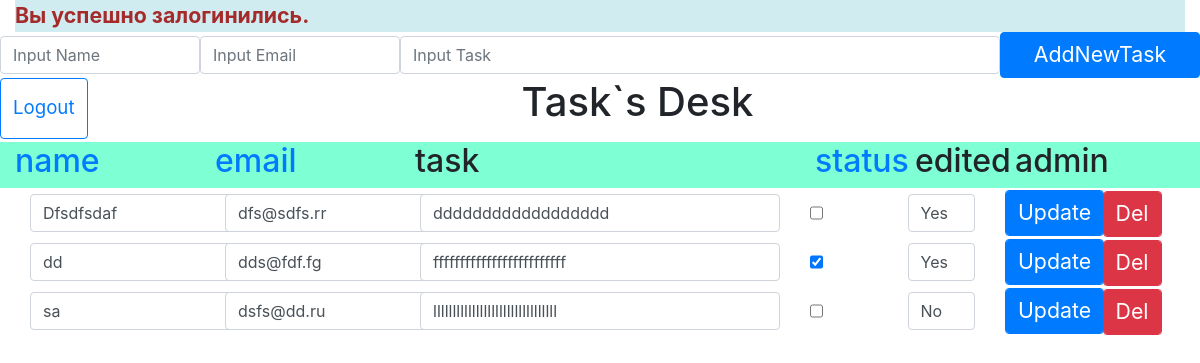
/admin (signed in), run on an earlier commit of the app's database.
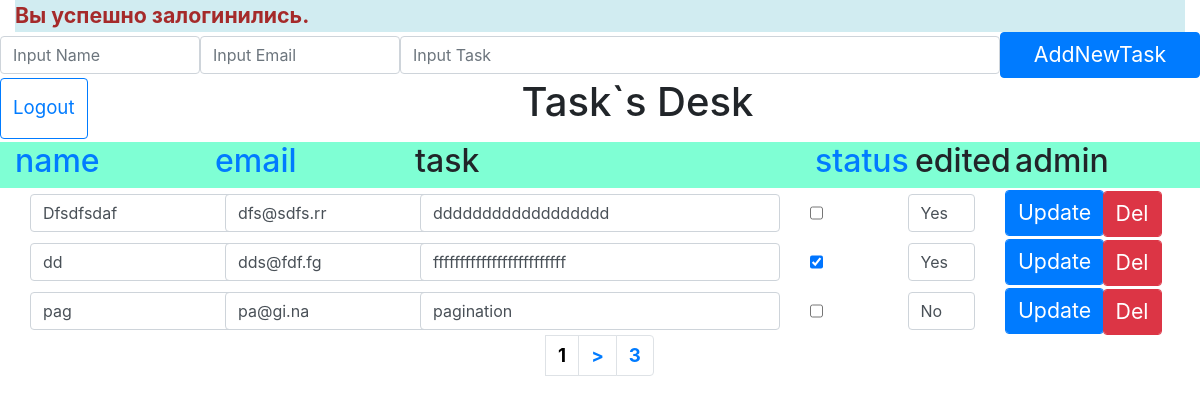
And on a later commit of the database.
### tables this page shows
CREATE TABLE tasks (
            id INTEGER PRIMARY KEY, name TEXT NOT NULL, 
            email TEXT NOT NULL, task TEXT NOT NULL, edited TEXT NOT NULL, stat TEXT NOT NULL);

### View.php (called while the page is built, shortened)
<?php
class View
{
    private $model;
    public function __construct($controller,$model) {
        $this->model = $model;
    }
    public function output(){
        $data = $this->model->string;
        $lastPage = $this->model->lastPage;
        $currentPage = $this->model->currentPage;
        require_once($this->model->template);
    }
}

### Controller.php (called while the page is built, shortened)
<?php
require_once('Model.php');
require_once('View.php');
class Controller
{
    public function indexAdmin($p){
        $model = new Model($p, $this->currtype(), $this->currname());
        $model->template = 'views/admin.php';
        $controller = new Controller($model);
        $view = new View($controller, $model);
        $view->output();
    }
    public function currname(){
        if (isset($_SESSION['nameSort']) == false) $n = 'name';
        else $n = $_SESSION['nameSort'];
        return $n;
    }
    public function currtype(){
        if (isset($_SESSION['sortType']) == false) $t = 'ASC';
        else $t = $_SESSION['sortType'];
        return $t;
    }
}
?>

### Model.php (called while the page is built, shortened)
<?php
class Model
{
    public function __construct($page, $sT, $sF){
        $db = $this->loadDB();
        $this->string = $db->query('SELECT * FROM tasks')->fetchAll();
        $this->Count = count($this->string);
        $this->lastPage = ceil($this->Count/3);
        $this->currentPage = $page;
        if ($this->currentPage == $this->lastPage){
            $offset = $this->Count - ($this->currentPage - 1) * 3;
        } else $offset = 3;
        $start = ceil($page)*3 - 3;
        $x = "SELECT * FROM tasks ORDER BY $sF $sT LIMIT $start, $offset";
        $this->string = $db->query($x)->fetchAll();
    }
    public function loadDB(){
        $db = new PDO('sqlite:./mysqlite.sqlite');
        $db->exec('CREATE TABLE IF NOT EXISTS tasks (
            id INTEGER PRIMARY KEY, name TEXT NOT NULL,
            email TEXT NOT NULL, task TEXT NOT NULL, edited TEXT NOT NULL, stat TEXT NOT NULL)');
        return $db;
    }
}

### views/admin.php (the view, shortened to what the changed rows need)
<?php
require_once('View.php')
?>
<!DOCTYPE html>
<html lang="en">
<head>
    <link rel="stylesheet" href="https://stackpath.bootstrapcdn.com/bootstrap/4.3.1/css/bootstrap.min.css">
</head>
<body>
    <div class="container-fluid">
        <div class="row">
            <h1 class="col-md-11">Task`s Desk</h1>
        </div>
        <div class="row head">
            <div class="col-md-2"><a href="/admin/sort/name"><h2>name</h2></a></div>
            <div class="col-md-2"><a href="/admin/sort/email"><h2>email</h2></a></div>
            <div class="col-md-4"><h2>task</h2></div>
            <div class="col-md-1"><a href="/admin/sort/stat"><h2>status</h2></a></div>
            <div class="col-md-1"><h2>edited</h2></div>
            <div class="col-md-2"><h2>admin</h2></div>
        </div>
        <?php if ($data){
            foreach($data as $str){
                echo '<form class="form-inline" method="POST" action="/admin/update/'.$str[0].'">';
                echo '<div class="col-md-2"><input type="text" class="input-group form-control" name="name" value="'.$str[1].'"></div>';
                echo '<div class="col-md-2"><input type="text" class="input-group form-control" name="email" value="'.$str[2].'"></div>';
                echo '<div class="col-md-4"><input type="text" class="input-group form-control" name="task" style="width:100%; max-width:100%;" value="'.$str[3].'"></div>';
                echo '<div class="col-md-1"><input type="checkbox" class="input-group form-control form-check-input" name="stat" id="Check1" value="Done"" '.(($str[5] == "Done")?'checked':'unchecked').'></div>';
                echo '<div class="col-md-1"><input type="text" class="input-group form-control" name="edited" style="width:100%; max-width:100%;" value="'.$str[4].'"></div>';
                echo '<div class="col-md-1"><button type="submit" class="input-group form-control btn btn-primary">Update</button></div>';
                echo '<div class="col-md-1"><a href="/admin/del/'.$str[0].'" class="input-group form-control btn btn-danger del">Del</a></div>';
                echo '</form>';
            }
        }
        echo '<nav aria-label="Статьи по Bootstrap 4">';
            echo '<ul class="pagination justify-content-center">';
                echo '<li class="page-item">'.(($lastPage == 1)?(" "):('<a class="page-link" href="/admin/page/'.$currentPage.'" style="color:black;">'.$currentPage.'</a>')).'</li>';
                echo '<li class="page-item">'.(($lastPage == 1 || $lastPage == $currentPage)?(" "):('<a class="page-link" href="/admin/page/'.($currentPage + 1).'">></a>')).'</li>';
                echo '<li class="page-item">'.(($lastPage == 1 || $lastPage == $currentPage)?(" "):('<a class="page-link" href="/admin/page/'.$lastPage.'">'.$lastPage.'</a>')).'</li>';
            echo '</ul>';
        echo '</nav>';
        ?>
    </div>
</body>
</html>

What changed in the data, as far as the page shows it:
removed tasks: name "sa", email "dsfs@dd.ru", task "llllllllllllllllllllllllllllllll", edited "No"
added tasks: name "pag", email "pa@gi.na", task "pagination", edited "No"
Also different on the page:
$currentPage: (not shown) → "1"
$lastPage: (not shown) → "3"
